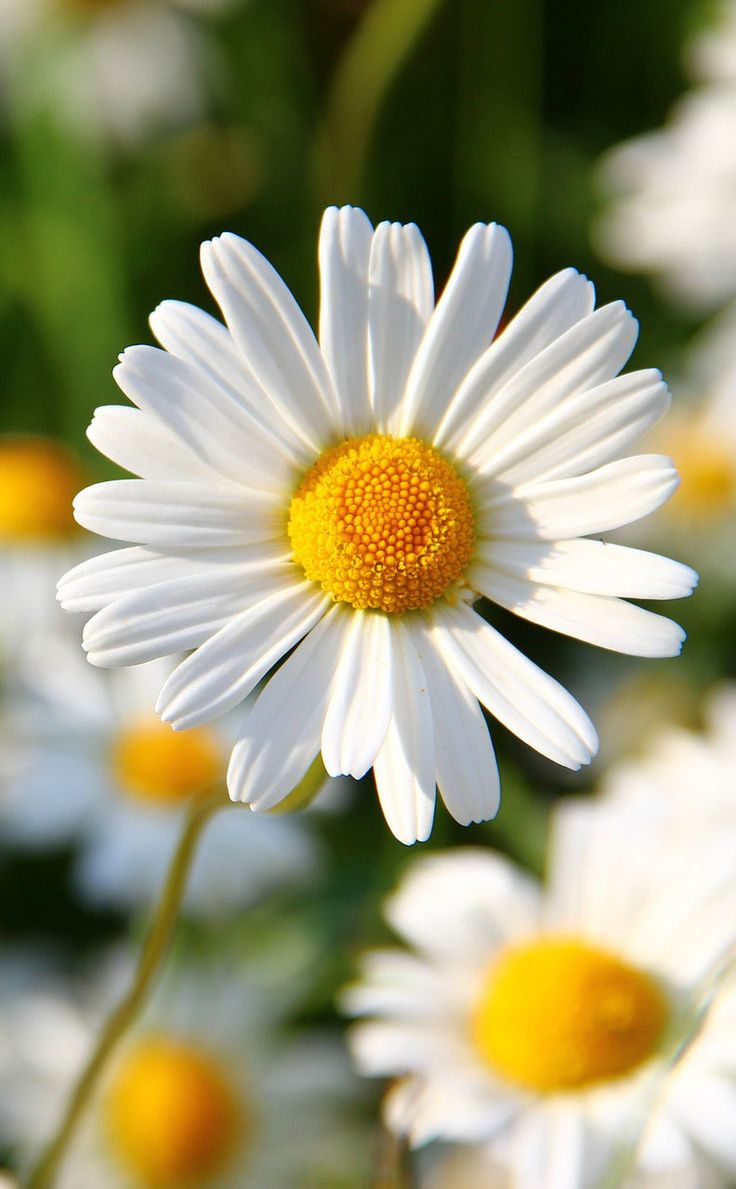
#> input picture flowers.jpg, 736 x 1189 px
$ python filtergram.py
#> lines starting #> are read from the running program, lines starting #| are printed output that depends on the picture
### filters.py
# Rename this file to be "filters.py"

# Add commands to import modules here
from PIL import Image

# Define your load_img() function here.

#       Parameters: The name of the file to be opened (string)

#       Returns: The image object with the opened file.

def load_img(pic_name):
#> called with pic_name = 'flowers.jpg'
    im = Image.open(pic_name)
#> im is the input picture: PIL image 736x1189 RGB; mean R, G, B 155.3, 152.2, 117.5
    return im

# Define your show_img() function here.

#       Parameters: The image object to display.

#       Returns: nothing.

def show_img(pic_name):
    pic_name.show()

# Define your save_img() function here.

#       Parameters: The image object to save, the name to save the file as (string)

#       Returns: nothing.

def save_img(pic0, filename):
    pic0.save(filename)

# Define your obamicon() function here.

#       Parameters: The image object to apply the filter to.

#       Returns: A New Image object with the filter applied.

def obamicon(pic1):
    darkblue = (0, 51, 76)
    red = (217, 26, 33)
    lightblue = (112, 150, 158)
    yellow = (252, 227, 166)

    pixel = list(pic1.getdata())

    newImg = []

    for i in pixel:
        intensity = i[0] + i[1] + i[2]
        if intensity < 182:
            newImg.append(darkblue)
        elif intensity >= 182 and intensity < 364:
            newImg.append(red)
        elif intensity >= 364 and intensity < 564:
            newImg.append(lightblue)
        elif intensity >= 564:
            newImg.append(yellow)

    newImage = Image.new("RGB", (736, 1189), i)
    newImage.putdata(newImg)
    return newImage


# [35 lines left out: functions inverse, grayscale, not called in this run]

def inverted(pic1):
    pixel = list(pic1.getdata())
#> pixel = 875104 items
    newImg = []
    for i in pixel:
        inverted = (255-i[0], 255-i[1], 255-i[2])
        newImg.append(inverted)
#> this loop made 875104 passes
#> (i, inverted) on passes 1 to 3: ((202, 197, 178), (53, 58, 77)), ((203, 198, 179), (52, 57, 76)), ((204, 197, 179), (51, 58, 76))
#> after the loop, newImg = 875104 items
    newImage = Image.new("RGB", (736, 1189), i)
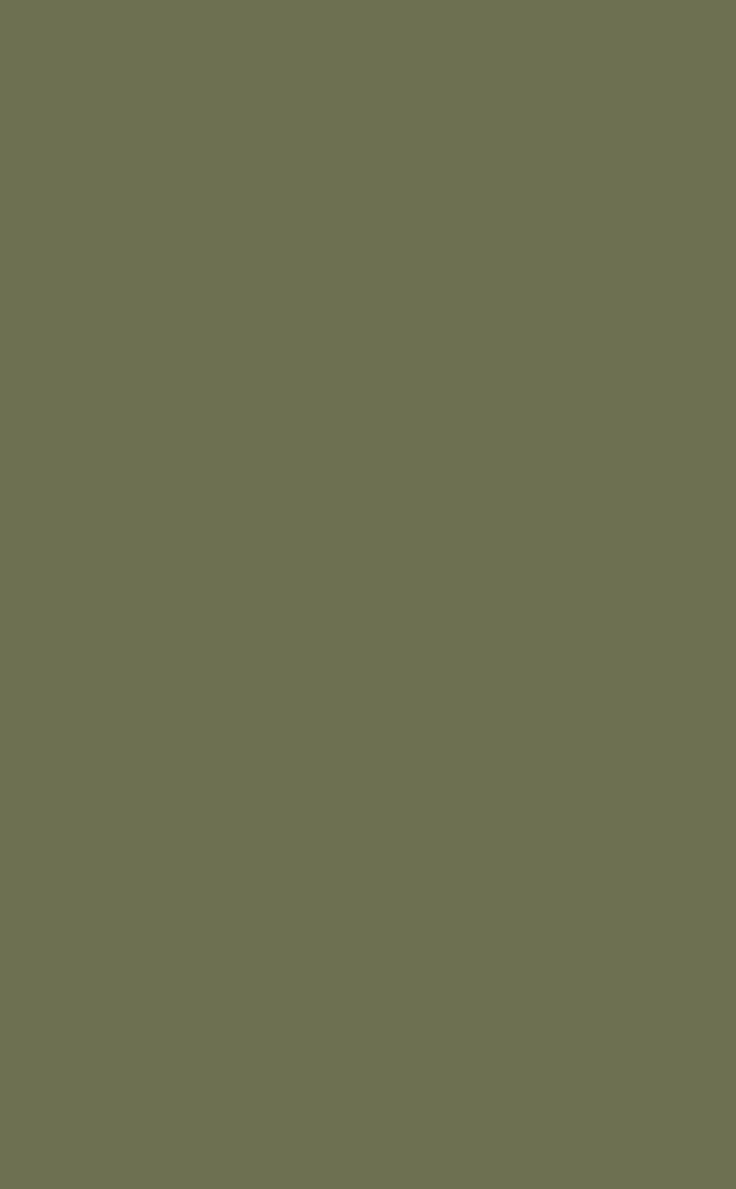
#> newImage: PIL image 736x1189 RGB; mean R, G, B 109, 112, 81
    newImage.putdata(newImg)
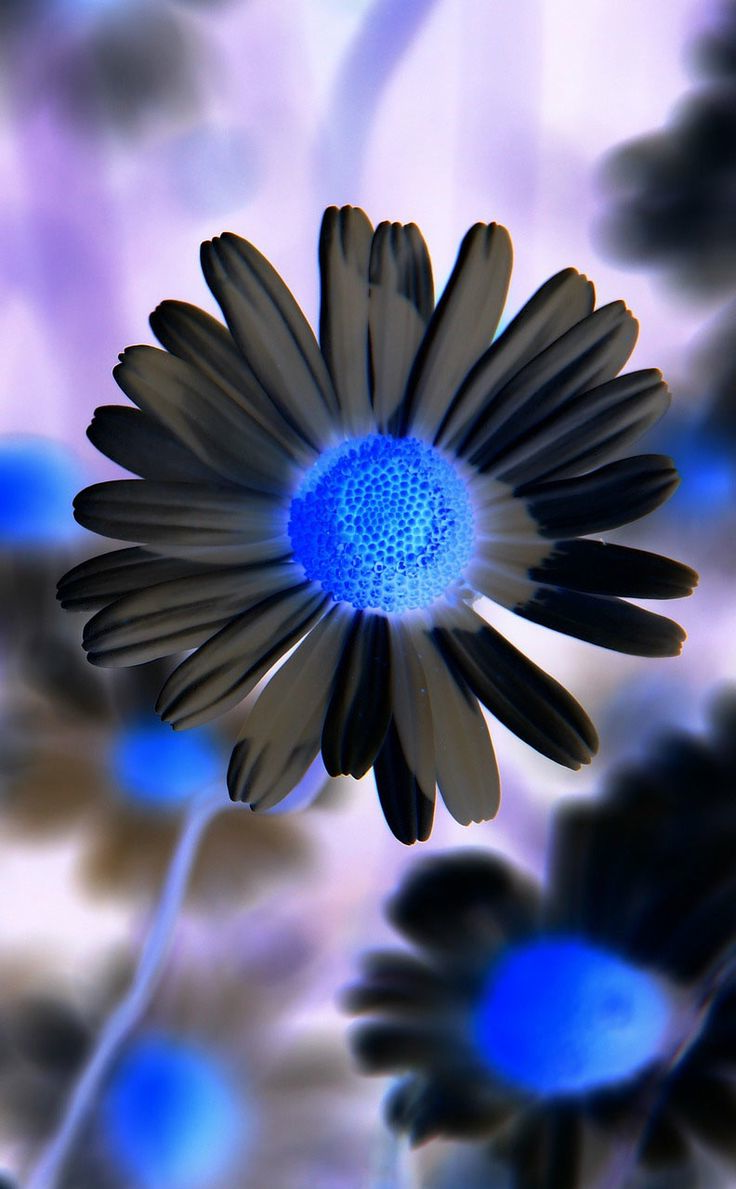
#> newImage: PIL image 736x1189 RGB; mean R, G, B 99.7, 102.8, 137.5
    return newImage
#im = load_img("flowers.jpg")
#show_img(im)
#save_img(im, "Myflower.jpg")

### filtergram.py
from filters import *
#options are (inverted, inverse, obamicon and grayscale)
newImage = load_img("flowers.jpg")
pic = inverted(newImage)
show_img(pic)

newImage1 = obamicon(pic)
#> the loop in obamicon, `for i in pixel:` made 875104 passes
#> (i, intensity) on passes 1 to 3: ((53, 58, 77), 188), ((52, 57, 76), 185), ((51, 58, 76), 185)
#> in obamicon, `newImage = Image.new("RGB", (736, 1189), i)`:
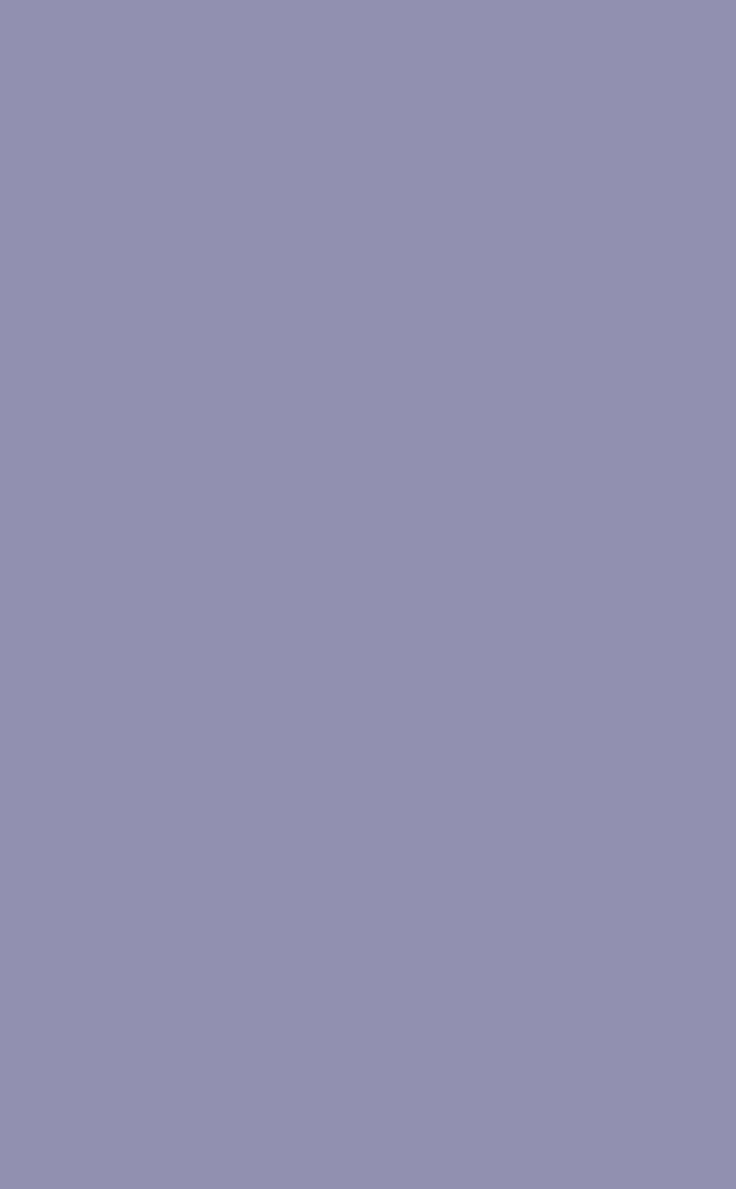
#> newImage: PIL image 736x1189 RGB; mean R, G, B 146, 143, 174
#> in obamicon, `newImage.putdata(newImg)`:
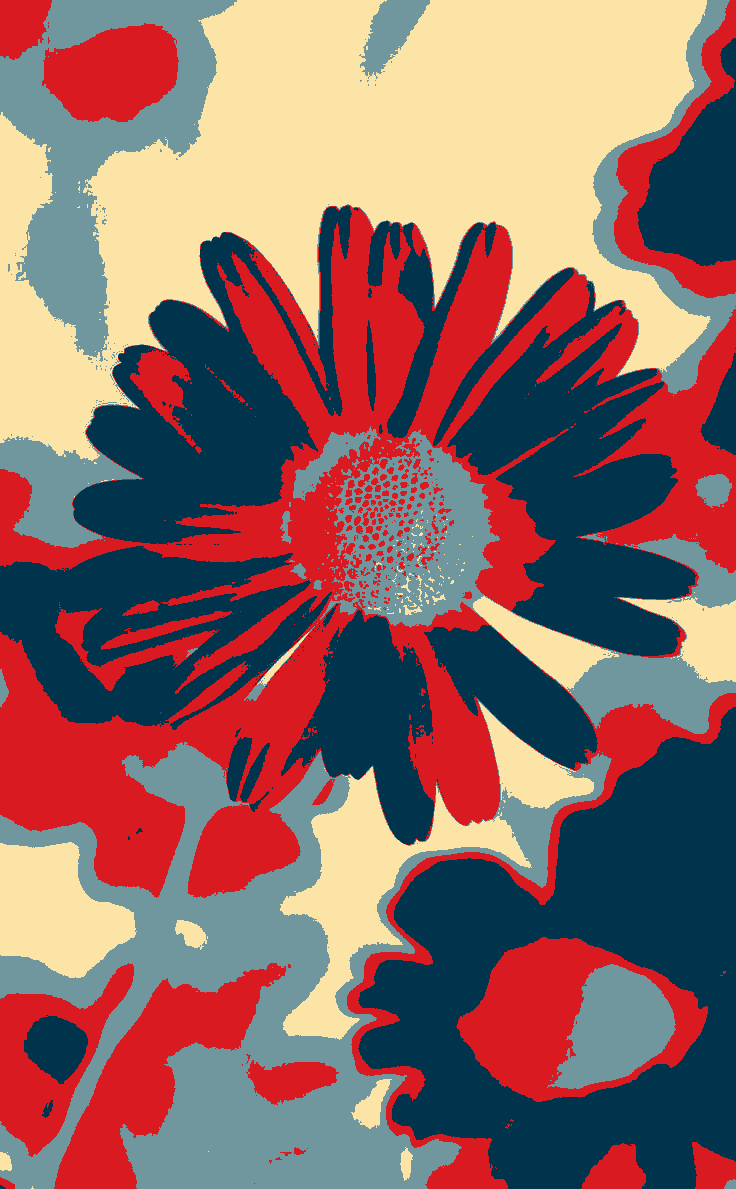
#> newImage: PIL image 736x1189 RGB; mean R, G, B 138.8, 104.2, 101.3
show_img(newImage1)

$ run again, with airport.jpg copied over flowers.jpg
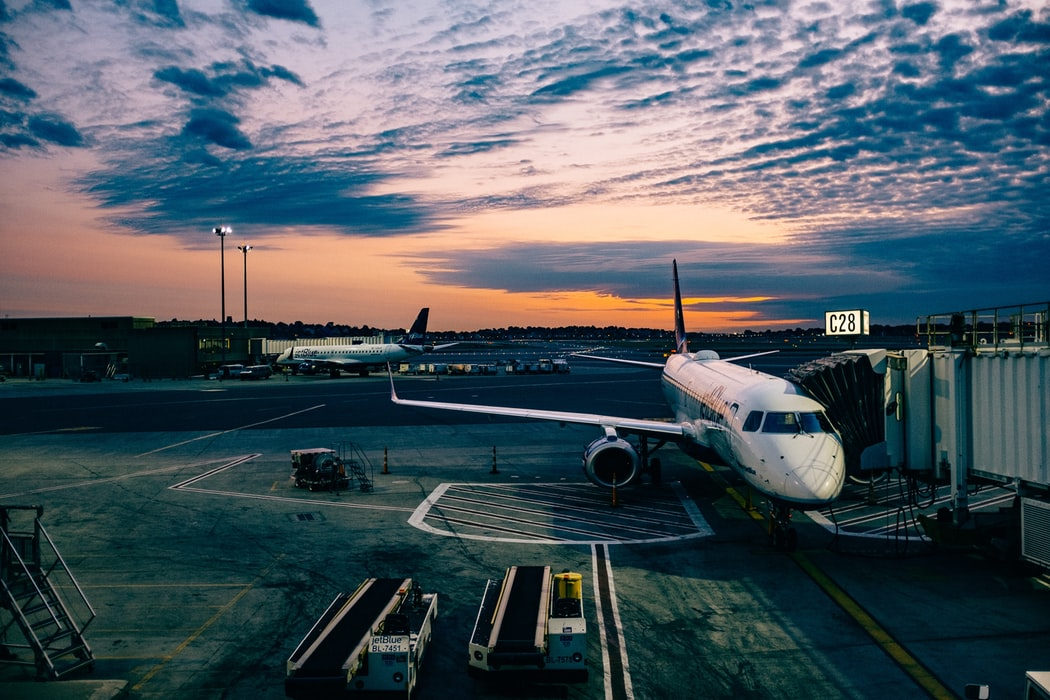
#> input picture airport.jpg, 1050 x 700 px
#> in load_img, im is the input picture: PIL image 1050x700 RGB; mean R, G, B 77.9, 89.2, 96.5
#> in inverted, `pixel = list(pic1.getdata())`: pixel = 735000 items
#> the loop in inverted, `for i in pixel:` made 735000 passes
#> (i, inverted) on passes 1 to 3: ((4, 67, 100), (251, 188, 155)), ((11, 70, 102), (244, 185, 153)), ((30, 80, 115), (225, 175, 140))
#> in inverted, `newImage.putdata(newImg)`:
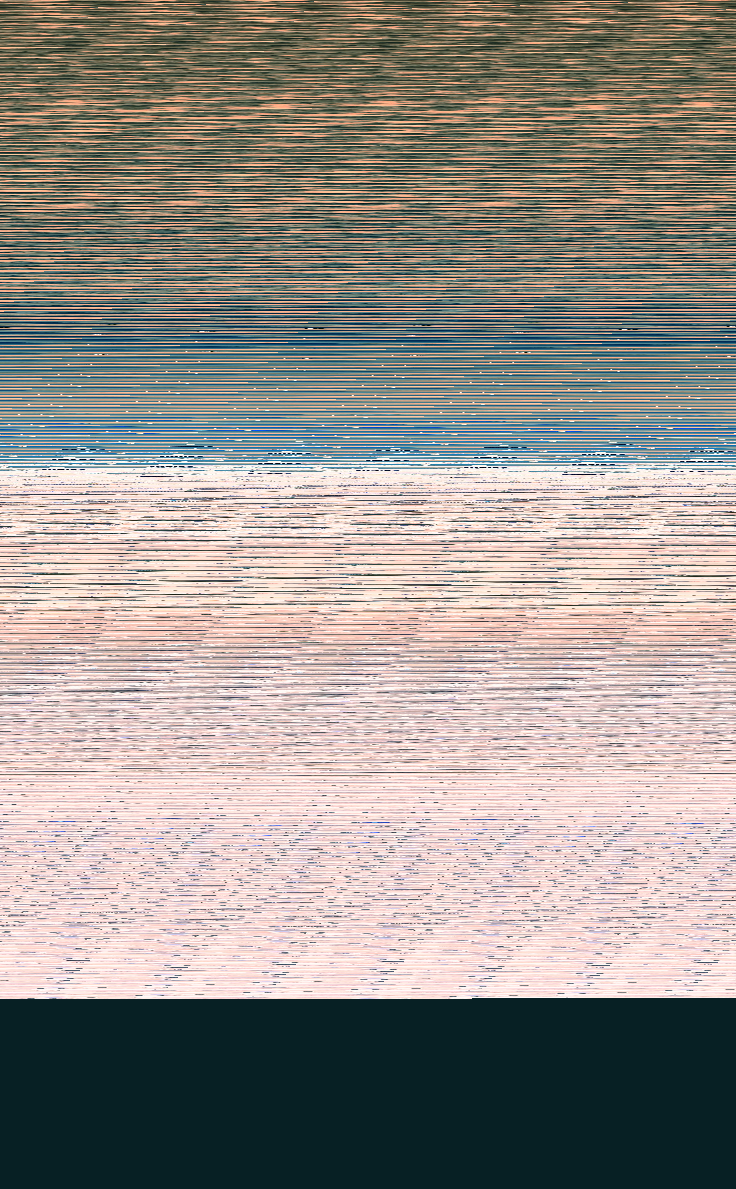
#> newImage: PIL image 736x1189 RGB; mean R, G, B 149.8, 144.4, 138.9
#> in obamicon, `pixel = list(pic1.getdata())`: pixel = 875104 items
#> the loop in obamicon, `for i in pixel:` made 875104 passes
#> (i, intensity) on passes 1 to 3: ((251, 188, 155), 594), ((244, 185, 153), 582), ((225, 175, 140), 540)
#> in obamicon, `newImage.putdata(newImg)`:
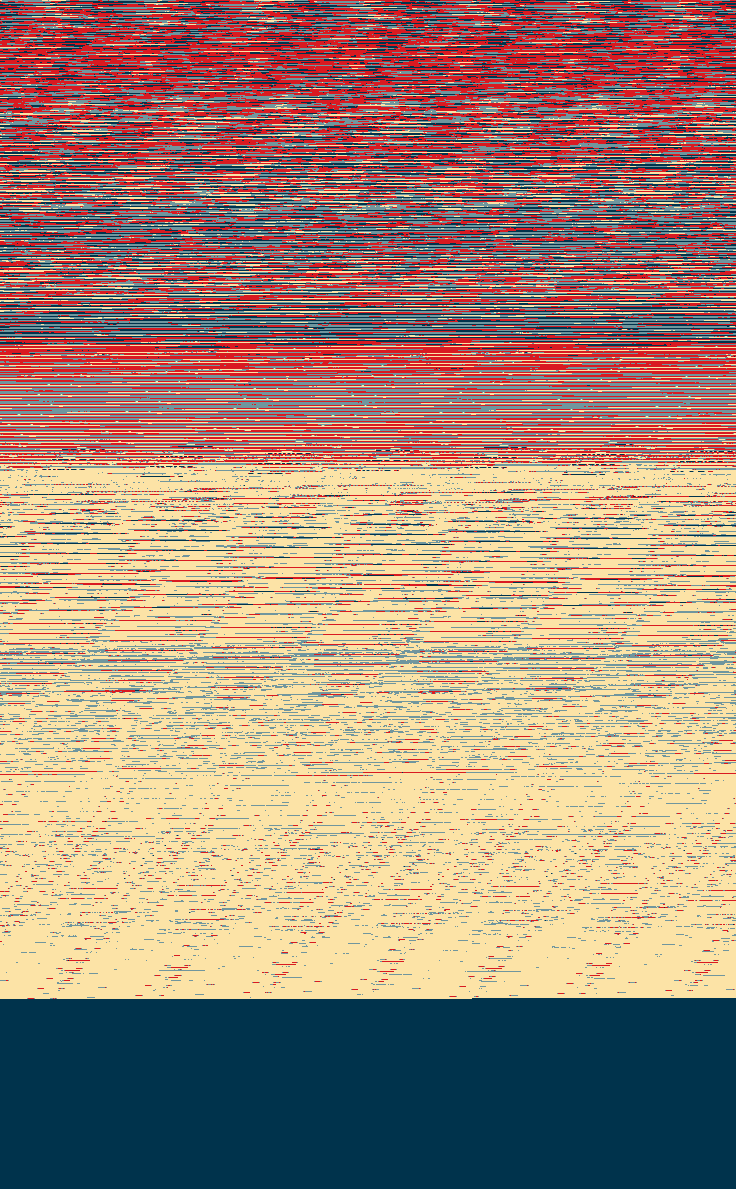
#> newImage: PIL image 736x1189 RGB; mean R, G, B 162.6, 137.4, 120.5
